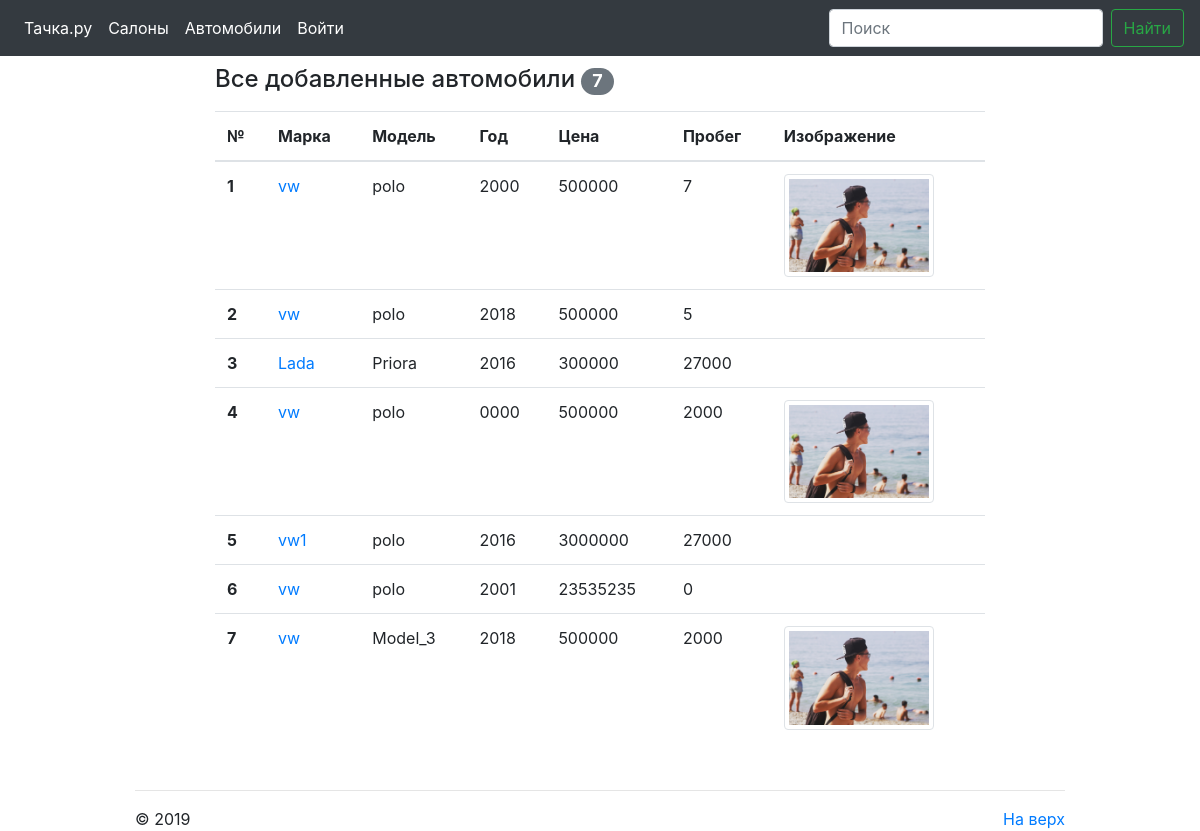
/index_car.php, run on the app's committed database.
### tables this page shows
CREATE TABLE `car` (
  `id_car` int(11) UNSIGNED NOT NULL,
  `mark` varchar(32) NOT NULL,
  `model` varchar(32) NOT NULL,
  `production_year` year(4) NOT NULL,
  `cost` bigint(32) NOT NULL,
  `mileage` int(11) NOT NULL,
  `file_path` varchar(255) NOT NULL
);

### php/index_car_head.php (called while the page is built, shortened)
<?php
require  'php/func.php';
if (isset($_GET["id_salon"]))
    $table = table_for_cars(htmlspecialchars($_GET["id_salon"]));
else $table = table_for_all('car');

### php/func.php (the view, shortened to what this page needs)
<?php
function table_for_all ($db_name)
{
    $data = array();
    $connect = connect ();
    foreach ($connect->query("SELECT * FROM $db_name") as $row)
        $data[$row["id_$db_name"]] = $row;
    return $data;
}
function id_salon($mark)
{
    $connect = connect();
    $query = "SELECT * FROM salon WHERE mark = '$mark'";
    $stmt = $connect->prepare($query);
    $stmt->execute();
    $edit = $stmt->fetch(PDO::FETCH_ASSOC);
    return $edit["id_salon"];
}
function make_table_for_car($table, $GET)
{
    echo '<table class="table">
                        <thead>
                        <tr>
                            <th scope="col">№</th>
                            <th scope="col">Марка</th>
                            <th scope="col">Модель</th>
                            <th scope="col">Год</th>
                            <th scope="col">Цена</th>
                            <th scope="col">Пробег</th>
                            <th scope="col">Изображение</th>
                        </tr>
                        </thead>
                        <tbody>';
    $count = 1;
    foreach ($table as $key => $row) {
                            echo '<tr>
                                <th scope="row">';
                            echo $count++;
                            echo '</th>
                                <td><a href="index_car.php?mark=';
                            echo $row['mark']. '&id_salon=' .id_salon($row['mark']). ' ">' .$row['mark']. '</a></td>
                                <td>' .$row['model']. '</td>
                                <td>' .$row['production_year']. '</td>
                                <td>' .$row['cost']. '</td>
                                <td>' .$row['mileage']. '</td>';
                            if ($row['file_path'] != "0")
                                echo '<td><img src="' .$row['file_path']. '" class="img-thumbnail" width="150"  alt="Responsive image"></td>';
                            else
                                echo '<td></td>';
                            echo '</tr>';
                         }
echo '</tbody>
</table>';
}

### index_car.php (shortened to what this page needs)
<?php require 'php/index_car_head.php'; ?>
<!DOCTYPE html>
<html lang="en">
<head>
    <link href="bootstrap/bootstrap.min.css" rel="stylesheet">
    <link href="css/css_main.css" rel="stylesheet">
    <link href="bootstrap/form-validation.css" rel="stylesheet">
</head>
<nav class="navbar navbar-expand-md navbar-dark fixed-top bg-dark">
    <div class="collapse navbar-collapse" id="navbarCollapse">
        <ul class="navbar-nav mr-auto">
            <li class="nav-item active">
                <a class="nav-link" href="index.php">Тачка.ру <span class="sr-only">(current)</span></a>
            </li>
            <li class="nav-item active">
                <a class="nav-link" href="index_salon.php">Салоны<span class="sr-only">(current)</span></a>
            </li>
            <li class="nav-item active">
                <a class="nav-link" href="index_car.php">Автомобили<span class="sr-only">(current)</span></a>
            </li>
            <?php if (!isset($_SESSION["login"])) { ?>
                <li class="nav-item active">
                    <a class="nav-link" href="sign_in.php">Войти <span class="sr-only">(current)</span></a>
                </li>
            <?php } ?>
        </ul>
        <form class="form-inline mt-md-0">
            <input class="form-control mr-sm-2" type="text" name="find" placeholder="Поиск" aria-label="Search">
            <button class="btn btn-outline-success my-2 my-sm-0" type="submit">Найти</button>
        </form>
    </div>
</nav>
<main role="main">
    <div class="container-fluid">
        <div class="row">
            <?php require 'php/head_table_car.php' ?>
                <ul class="list-group mb-3">
                    <?php if ($table) make_table_for_car($table, $_GET); ?>
                </ul>
            </div>
        </div>
    <footer class="container">
        <hr class="featurette-divider">
        <p class="float-right">
            <a href="#">На верх</a></p>
        <p>© 2019
    </footer>
</main>
</body>
</html>

### php/head_table_car.php (shortened to what this page needs)
<div class="col-md-8 offset-md-2">
    <h4 class="justify-content-between align-items-center mb-3">
        <?php if(!$table){?>
            <div class="mb-3">
                <div class="alert alert-warning " role="alert">
                    Добавленных автомобилей пока нет!<br>
                    Либо несущесвтует автосалон.
                </div>
            </div>
        <?php } else { if (!isset($_GET["mark"])) {?>
            <span class="text">Все добавленные автомобили</span>
        <?php } else { ?>
            <span class="text">Добавленные автомобили в <?php echo $_GET["mark"]; ?></span>
        <?php } ?>
        <span class=" badge badge-secondary badge-pill"><?php echo count($table);?></span>
    </h4>
        <?php } ?>

### css/css_main.css (style rules this page uses)
main { position: relative; top: 65px; }

### data on the page
car: mark "vw", model "polo", production_year "2000", cost "500000", mileage "7", file_path (picture)
car: mark "vw", model "polo", production_year "2018", cost "500000", mileage "5", file_path "0" (drawn)
car: mark "Lada", model "Priora", production_year "2016", cost "300000", mileage "27000", file_path "0" (drawn)
car: mark "vw", model "polo", production_year "0000", cost "500000", mileage "2000", file_path (picture)
car: mark "vw1", model "polo", production_year "2016", cost "3000000", mileage "27000", file_path "0" (drawn)
car: mark "vw", model "polo", production_year "2001", cost "23535235", mileage "0", file_path "0" (drawn)
car: mark "vw", model "Model_3", production_year "2018", cost "500000", mileage "2000", file_path (picture)

### other printed values
count($table) "7"
